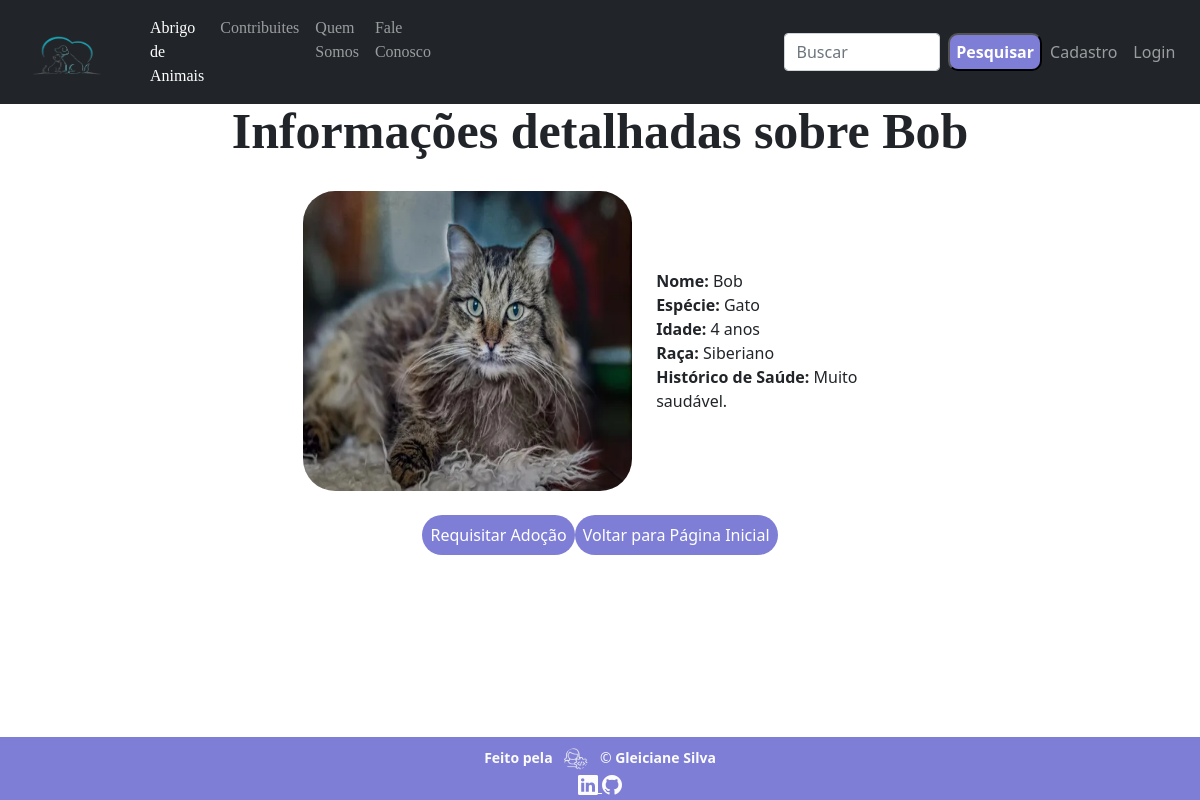
Screenshot of /animais/8 with the database file from the repository.
### animais/models.py (models this page shows, shortened)
class CadastroAnimal(models.Model):
    tipo_espécie = (
        ("Cachorro", "Cachorro"),
        ("Gato", "Gato"),
        ("Outro", "Outro")
    )
    tipo_raça = (
        ("Akita", "Akita"),
        ("Angorá Turco", "Angorá Turco"),
        ("Bobtail Americano", "Bobtail Americano"),
        ("Chihuahua", "Chihuahua"),
        ("Gato Europeu", "Gato Europeu"),
        ("Maltês", "Maltês"),
        ("Mau Egipcioa", "Mau Egipcio"),
        ("Poodle", "Poodle"),
        ("Siamês", "Siamês"),
        ("Siberiano", "Siberiano"),
        ("Shih Tzu", "Shih Tzu"),
        ("Yorkshire Terrie", "Yorkshire Terrie"),
        ("Outro", "Outro")
    )
    nome = models.CharField(max_length=150)
    espécie=models.CharField(max_length=50, choices=tipo_espécie)
    idade=models.IntegerField(validators=[MinValueValidator(0)])
    raça=models.CharField(max_length=100, choices=tipo_raça)
    histórico_de_saúde=models.TextField()
    foto=models.ImageField(upload_to="uploads/", blank=True, null=True)
    class Meta:
        verbose_name = "Formulário de Cadastro de Animal"
        verbose_name_plural = "Formulários de Cadastros de Animais"
        ordering = ["idade"]

### abrigo_animais/views.py (the view)
# urls.py: path("animais/<int:id>", card_animais, name='Card_Animais'),
def card_animais(request, id):
    card = CadastroAnimal.objects.get(id = id)
    return render(request, "card_animais.html", {'card': card})

### abrigo_animais/templates/card_animais.html
{% extends 'index.html' %}
{% load static %}
{% block principal %}
<div class="container">
    <p class="texto__titulo"><strong>Informações detalhadas sobre {{ card.nome }}</strong></p>
    <div class="row d-flex align-items-center justify-content-center mx-3">
            <div class="col-4 rounded">
                <img src="{{ card.foto.url }}" class="rounded-5 w-100" alt="...">
            </div>
            <div class="col-3">
                <strong>Nome:</strong> {{ card.nome }}<br>
                <strong>Espécie:</strong> {{ card.espécie }}<br>
                <strong>Idade:</strong> {{ card.idade }} anos<br>
                <strong>Raça:</strong> {{ card.raça }}<br>
                <strong>Histórico de Saúde:</strong> {{ card.histórico_de_saúde }}<br>
            </div>
    </div>
    <br>
    <div class="card_botao">
        <a href="{% url 'Adoção' %}" class="botao_saiba_mais">Requisitar Adoção</a>
        <a href="{% url 'Abrigo_de_Animais' %}" class="botao_cadastro">Voltar para Página Inicial</a>
    </div>
</div>
{% endblock %}

### abrigo_animais/static/style.css (style rules this page uses)
body { background-color: #313131; width: 100%; height: 100%; display: flex; flex-direction: column; justify-content: space-between; font-family: 'Poppins', sans-serif; color: #ffffff; --cor-destaque: #7e7ed6; }
img { width: 500px; height: 300px; }
.texto__titulo { font-family: 'Damion', cursive; font-size:50px; font-weight: 400; margin: 22px 0; text-align: center; }
.card_botao { display: flex; justify-content: center; }
.botao_cadastro, .botao_saiba_mais { display: flex; align-items: center; justify-content: center; background-color: var(--cor-destaque); color: #ffffff; border-radius: 20px; padding: 0.5em; display: block; text-decoration: none; margin-bottom: 1em; }

### rows the page displays
CadastroAnimal: nome "Bob", foto (picture), espécie "Gato", idade "4", raça "Siberiano", histórico_de_saúde "Muito saudável."
